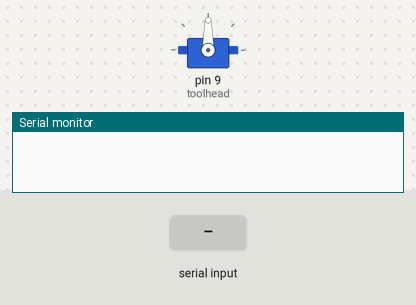
A sketch run on a simulated Arduino Uno, built with avr-gcc and run on an emulated ATmega328P. On the bench: servo, the last lines printed to the serial monitor. Inputs (shaded band) come from the test bench.

Above: at 1.2 s.
1.3 s: "30,150\n" received over Serial
At 2.8 s:
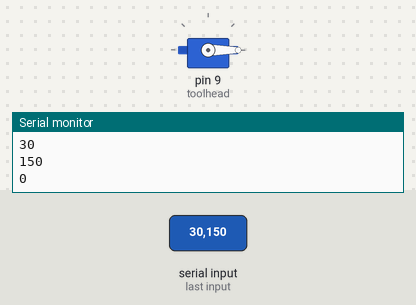
4.0 s: "90,45\n" received over Serial
At 4.9 s:
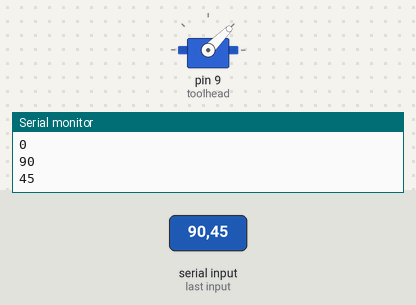
6.7 s: "200\n" received over Serial
At 7.2 s:
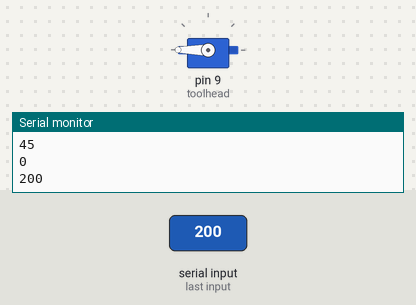
Timing chart, 0 to 9.7 s (numbered marks = the images above; inputs shaded):
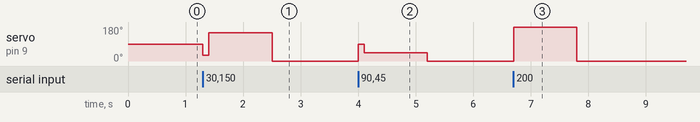

Measured:
- after the input at 1.3 s, servo on pin 9 (toolhead): 90° → 30° at once, → 150° 0.10 s later, → 0° 1.1 s later
- after the input at 4.0 s, servo on pin 9 (toolhead): 0° → 90° at once, → 45° 0.10 s later, → 0° 1.1 s later
- after the input at 6.7 s, servo on pin 9 (toolhead): 0° → 180° at once, → 0° 1.1 s later

The sketch:

Toolhead_servo_test.ino
```cpp
#include <Servo.h>

Servo toolhead;

int pos = 5;    // variable to store the servo position

/*Modes:
  0: Manual over Serial Port
  1: Automatic, going up and down*/
const int mode = 0;

void setup() {
  toolhead.attach(9);
  Serial.begin(9600);
}

void loop() {
  if(mode==0){
    manual_mode();
  }
  if(mode==1){
    automatic_mode();
  }
}

void automatic_mode() {
  int counter = 0;
  while (counter < 500) {
    toolhead.write(5);
    Serial.println(toolhead.read());
    delay(250);
    toolhead.write(85);
    Serial.println(toolhead.read());
    delay(250);
    Serial.println(counter);
    counter ++;
  }
}

void manual_mode() {
  while (true) {
    if(Serial.available() > 0){
        pos = Serial.parseInt();
        toolhead.write(pos);
        Serial.println(pos);
        delay(100);
      }
  }
}
```
